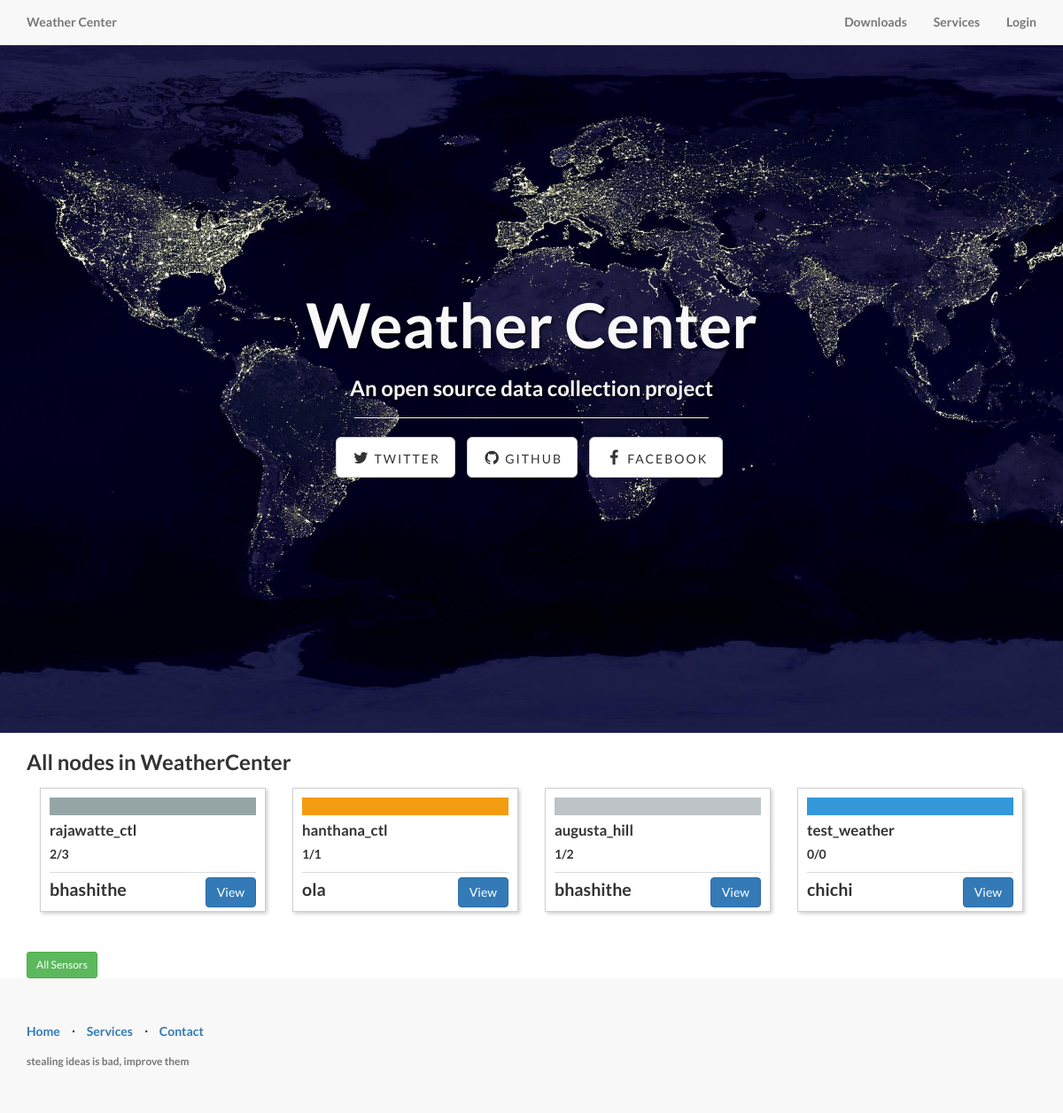
The app's page /index.php?all with its own data.
### tables this page shows
CREATE TABLE IF NOT EXISTS `node` (
`node_id` int(11) NOT NULL,
  `node_name` varchar(50) NOT NULL,
  `location` int(11) NOT NULL,
  `node_type` varchar(50) NOT NULL,
  `uniq_str` varchar(100) NOT NULL,
  `time_stamp` timestamp NOT NULL DEFAULT CURRENT_TIMESTAMP
);

CREATE TABLE IF NOT EXISTS `user` (
  `username` varchar(25) NOT NULL,
  `email` varchar(255) NOT NULL,
  `email_code` varchar(255) NOT NULL,
  `password` text NOT NULL,
  `generated_string` varchar(255) NOT NULL,
  `confirmed` int(1) NOT NULL,
`id` int(11) NOT NULL,
  `freq` int(11) NOT NULL DEFAULT '1800',
  `type` varchar(10) NOT NULL DEFAULT 'user'
);

### lib/classes/Database.php (called while the page is built, shortened)
<?php
class Database {
    private $db;
    private static $instance=NULL;
    private $config = array(
                            'host'      => 'localhost',
                            'username' 	=> 'root',
                            'password' 	=> '',
                            'dbname' 	=> 'weather'
                            );
    private function __construct() {
        try
        {
            $this->db = new PDO('mysql:host=' . $this->config['host'] . ';dbname=' . $this->config['dbname'], $this->config['username'], $this->config['password']);
            $this->db->setAttribute(PDO::ATTR_ERRMODE, PDO::ERRMODE_EXCEPTION);
        } catch (PDOException $e) {
            die($e->getMessage());
            exit();
        }
    }
    public static function getConnection()
    {
        if(self::$instance==NULL)
        {
            self::$instance = new Database();
        }
        return self::$instance;
    }
    public function prepare($sql)
    {
        return $this->db->prepare($sql);
    }
}

### lib/init.php (called while the page is built, shortened)
<?php
require 'classes/Database.php';
require 'classes/User.php';
require 'classes/general.php';
$general = new General();

### lib/classes/general.php (called while the page is built, shortened)
<?php
class General{
    private $db;
    public function __construct() {
        $this->db = Database::getConnection();
    }
    public function getAllNodes()
    {
        $query = $this->db->prepare("SELECT `node_id` FROM `node`");
        try
        {
            $query->execute();
            return $query->fetchAll();
        }
        catch (PDOException $e)
        {
            die($e->getMessage());
        }
    }
}

### lib/classes/Node.php (called while the page is built, shortened)
<?php
require 'Sensor.php';
require 'TemperatureSensor.php';
require 'PressureSensor.php';
class Node {
    private $db;
    private $node_id;
    private $node_name;
    private $owner;
    public function __construct() {
        $this->db = Database::getConnection();
        switch( func_num_args() ) {
            case 1:
                self::__construct1($argv[0]);
                break;
         }
    }
    public function __construct1($id)
    {
        $this->node_id = $id;
        $this->setName($id);
        $this->setOwnerId($id);
        $this->setUniqStr($id);
        $this->setType($id);
        $this->setLastUpload($id);
    }
    public function getOwnerId() {
        return $this->owner;
    }
    public function getSensorCount()
    {
        $query = $this->db->prepare("SELECT COUNT(`sensor_id`) FROM `sensor` WHERE `node_id` = ?");
        $query->bindValue(1,  $this->getNodeId());
        try
        {
            $query->execute();
            $data = $query->fetchColumn();
            return $data;
        } catch (PDOException $e)
        {
            die($e->getMessage());
        }
    }
    public function getNodeId() {
        return $this->node_id;
    }
    public function getName() {
        return $this->node_name;
    }
    public function setName($id)
    {
        $query = $this->db->prepare("SELECT `node_name` FROM `node` WHERE `node_id` = ?");
        $query->bindValue(1,$id);
        try
        {
           $query->execute();
           $this->node_name = $query->fetchColumn();
        }
        catch(PDOException $e)
        {
           die($e->getMessage());
        }
    }
    public function setUniqStr($id)
    {
        $query = $this->db->prepare("SELECT `uniq_str` FROM `node` WHERE `node_id` = ?");
        $query->bindValue(1,$id);
        try
        {
            $query->execute();
        }
        catch(PDOException $e)
        {
            die($e->getMessage());
        }
    }
    public function setType($id)
    {
        $query = $this->db->prepare("SELECT `node_type` FROM `node` WHERE `node_id` = ?");
        $query->bindValue(1,$id);
        try
        {
            $query->execute();
        }
        catch(PDOException $e)
        {
            die($e->getMessage());
        }
    }
    public function setOwnerId($id)
    {
        $query = $this->db->prepare("SELECT `user_id` FROM `user_node` WHERE `node_id` = ?");
        $query->bindValue(1,$id);
        try
        {
            $query->execute();
            $this->owner= $query->fetchColumn();
        }
        catch(PDOException $e)
        {
            die($e->getMessage());
        }
    }
    public function getActiveSensors()
    {
        $query = $this->db->prepare("SELECT `sensor_id`,`sensor_type` FROM `sensor` WHERE `node_id` = ? AND `activated` = 1");
        $query->bindValue(1,  $this->getNodeId());
        try
        {
            $query->execute();
            $data = $query->fetchAll();
            $sensors = NULL;
            $senor_factory = new SensorFactory();
            foreach ($data as $value) {
                $sensors[] = $senor_factory->getSensorObjectWithId($value['sensor_type'], $value['sensor_id']);
            }
            return $sensors;
        }
        catch (PDOException $e)
        {
            die($e->getMessage());
        }
    }
    public function setLastUpload($id)
    {
        $query = $this->db->prepare("SELECT `time_stamp` FROM `node` WHERE `node_id` = ?");
        $query->bindValue(1,$id);
        try
        {
           $query->execute();
        }
        catch(PDOException $e)
        {
           die($e->getMessage());
        }
    }
}

### lib/classes/PressureSensor.php (called while the page is built, shortened)
<?php
class PressureSensor extends Sensor
{
    public function __construct(){
        $this->db = Database::getConnection();
        switch( func_num_args() ) {
            case 1:
                self::__construct1($argv[0]);
                break;
        }
    }
    public function __construct1($sensor_id)
    {
        $this->sensor_id = $sensor_id;
        $this->setActivated();
    }
}

### lib/classes/Sensor.php (called while the page is built, shortened)
<?php
abstract class Sensor {
    protected $sensor_id;
    protected $db;
    public function getSensorId() {
        return $this->sensor_id;
    }
    public function setActivated()
    {
        $query = $this->db->prepare("SELECT `activated` FROM `sensor`  WHERE `sensor_id` = ?");
        $query->bindValue(1, $this->getSensorId());
        try
        {
            $query->execute();
        }
        catch (PDOException $e)
        {
            die($e->getMessage());
        }
    }
}

### lib/classes/SensorFactory.php (called while the page is built, shortened)
<?php
class SensorFactory {
    public function getSensorObjectWithId($type, $id)
    {
        if($type==Sensor::PRESSURE)
        {
            return new PressureSensor($id);
        }
        else if($type==Sensor::TEMPERATURE)
        {
            return new TemperatureSensor($id);
        }
        else if($type==Sensor::HUMIDITY)
        {
            return new HumiditySensor($id);
        }
    }
}

### lib/classes/User.php (called while the page is built, shortened)
<?php
require 'Node.php';
class User extends Visitor {
    protected $db;
    public function __construct() {
        $this->db = Database::getConnection();
        switch( func_num_args() ) {
            case 0:
                self::__construct1();
                break;
            case 1:
                self::__construct2($argv[0]);
                break;
         }
    }
    public function __construct2($id)
    {
        $this->setUsername($id);
        $this->setEmail($id);
        $this->setConfirmed($id);
    }
    public function setUsername($id)
    {
        $query = $this->db->prepare("SELECT `username` FROM `user` WHERE `id` = ?");
        $query->bindValue(1,$id);
        try
        {
            $query->execute();
        } catch (PDOException $e) {
            die($e->getMessage());
        }
    }
    public function setConfirmed($id)
    {
        $query = $this->db->prepare("SELECT `confirmed` FROM `user` WHERE `id` = ?");
        $query->bindValue(1,$id);
        try {
            $query->execute();
        } catch (PDOException $e) {
            die($e->getMessage());
        }
    }
    public function setEmail($id)
    {
        $query = $this->db->prepare("SELECT `email` FROM `user` WHERE `id` = ?");
        $query->bindValue(1,$id);
        try {
            $query->execute();
        } catch (PDOException $e) {
            die($e->getMessage());
        }
    }
}

### lib/classes/TemperatureSensor.php (called while the page is built, shortened)
<?php
class TemperatureSensor extends Sensor
{
    public function __construct() {
        $this->db = Database::getConnection();
        switch( func_num_args() ) {
            case 1:
                self::__construct1($argv[0]);
                break;
        }
    }
    public function __construct1($sensor_id)
    {
        $this->sensor_id = $sensor_id;
        $this->setActivated();
    }
}

### index.php (the view, shortened to what this page needs)
<?php
    include 'lib/init.php';
    $node_ids = null;
    $rand = array('#1abc9c', '#f39c12', '#95a5a6', '#3498db', '#34495e', '#c0392b', '#bdc3c7', '#d35400', '#16a085', '#2c3e50');
    if(isset($_GET['all']))
    {
        $node_ids = $general->getAllNodes();
    }
    else
    {
        $node_ids = $general->getRandomNodes();
    }
?>
<!DOCTYPE html>
<html lang="en">
<head>
    <?php
        include 'reqs/head.php';
    ?>
</head>
<body>
   <?php
    include 'reqs/menu.php';
   ?>
    <div class="intro-header">
        <div class="container">
            <div class="row">
                <div class="col-lg-12">
                    <div class="intro-message">
                        <h1>Weather Center</h1>
                        <h3>An open source data collection project</h3>
                        <hr class="intro-divider">
                        <ul class="list-inline intro-social-buttons">
                            <li>
                                <a href="https://twitter.com/weather_lka" class="btn btn-default btn-lg"><i class="fa fa-twitter fa-fw"></i> <span class="network-name">Twitter</span></a>
                            </li>
                            <li>
                                <a href="https://github.com/bhashithe/weather_lka" class="btn btn-default btn-lg"><i class="fa fa-github fa-fw"></i> <span class="network-name">Github</span></a>
                            </li>
                            <li>
                                <a href="#" class="btn btn-default btn-lg"><i class="fa fa-facebook fa-fw"></i> <span class="network-name">Facebook</span></a>
                            </li>
                        </ul>
                    </div>
                </div>
            </div>
        </div>
    </div>
    <div class="container">
        <div class="row">
            <div class="col-lg-12">
                <h3>
                <?php
                    if(isset($_GET['all']))
                    {
                        echo "All nodes in WeatherCenter";
                    }
                    else
                    {
                        echo "Nodes in WeatherCenter";
                    }
                ?>
                </h3>
                <?php
                   foreach ($node_ids as $node_id)
                   {
                       $node = new Node($node_id['node_id']);
                       $owner = new User($node->getOwnerId());
                ?>
              <div class="col-md-3">
                <div class="productbox">
                    <div class="img-responsive" style="background-color: <?php echo $rand[rand(0,9)]; ?>">&nbsp;</div>
                    <div class="producttitle"><?php echo $node->getName(); ?></div>
                    <p class="text-justify"><?php echo count($node->getActiveSensors()).'/'.$node->getSensorCount();?></p>
                    <div class="productprice"><div class="pull-right"><a href="node_data.php?id=<?php echo $node->getNodeId(); ?>" class="btn btn-primary btm-sm" role="button">View</a></div><div class="pricetext"><?php echo $owner->getUsername(); ?></div></div>
                </div>
              </div>
                <?php
                   }
                ?>
            </div>
        </div>
    </div>
    <br>
    <br>
    <div class="container">
        <div class="row">
            <div class="col-lg-1">
                <a class="btn btn-sm btn-success" href="index.php?all">All Sensors</a>
            </div>
        </div>
    </div>
    <footer>
        <div class="container">
            <div class="row">
                <div class="col-lg-12">
                    <ul class="list-inline">
                        <li>
                            <a href="#">Home</a>
                        </li>
                        <li class="footer-menu-divider">&sdot;</li>
                        <li>
                            <a href="#services">Services</a>
                        </li>
                            <li class="footer-menu-divider">&sdot;</li>
                        <li>
                            <a href="#contact">Contact</a>
                        </li>
                    </ul>
                    <p class="copyright text-muted small">stealing ideas is bad, improve them</p>
                </div>
            </div>
        </div>
    </footer>
</body>
</html>

### css/landing-page.css (style rules this page uses)
body, html { width: 100%; height: 100%; }
body, h1, h2, h3, h4, h5, h6 { font-family: "Lato","Helvetica Neue",Helvetica,Arial,sans-serif; font-weight: 700; }
.intro-header { padding-top: 50px; padding-bottom: 50px; text-align: center; color: #f8f8f8; background: url(../img/jumbo.jpg) no-repeat center center; background-size: cover; }
.intro-message { position: relative; padding-top: 20%; padding-bottom: 20%; }
.intro-message > h1 { margin: 0; text-shadow: 2px 2px 3px rgba(0,0,0,0.6); font-size: 5em; }
.intro-divider { width: 400px; border-top: 1px solid #f8f8f8; border-bottom: 1px solid rgba(0,0,0,0.2); }
.intro-message > h3 { text-shadow: 2px 2px 3px rgba(0,0,0,0.6); }
.network-name { text-transform: uppercase; font-size: 14px; font-weight: 400; letter-spacing: 2px; }
footer { padding: 50px 0; background-color: #f8f8f8; }
p.copyright { margin: 15px 0 0; }

### css/app.css (style rules this page uses)
.productbox { background-color:#ffffff; padding:10px; margin:5px 0; border: 1px solid #cfcfcf; -moz-box-shadow: 2px 2px 4px 0px #cfcfcf; -webkit-box-shadow: 2px 2px 4px 0px #cfcfcf; -o-box-shadow: 2px 2px 4px 0px #cfcfcf; box-shadow: 2px 2px 4px 0px #cfcfcf; filter:progid:DXImageTransform.Microsoft.Shadow(color=#cfcfcf, Direction=134, Strength=4); }
.producttitle { font-weight:bold; font-size:1.2em; padding:5px 0 5px 0; }
.productprice { border-top:1px solid #dadada; padding-top:5px; }
.pricetext { font-weight:bold; font-size:1.4em; }

### records on screen
node: node_name "rajawatte_ctl", count($node->getActiveSensors()) "2", SensorCount "3", user.username "bhashithe"
node: node_name "hanthana_ctl", count($node->getActiveSensors()) "1", SensorCount "1", user.username "ola"
node: node_name "augusta_hill", count($node->getActiveSensors()) "1", SensorCount "2", user.username "bhashithe"
node: node_name "test_weather", count($node->getActiveSensors()) "0", SensorCount "0", user.username "chichi"
